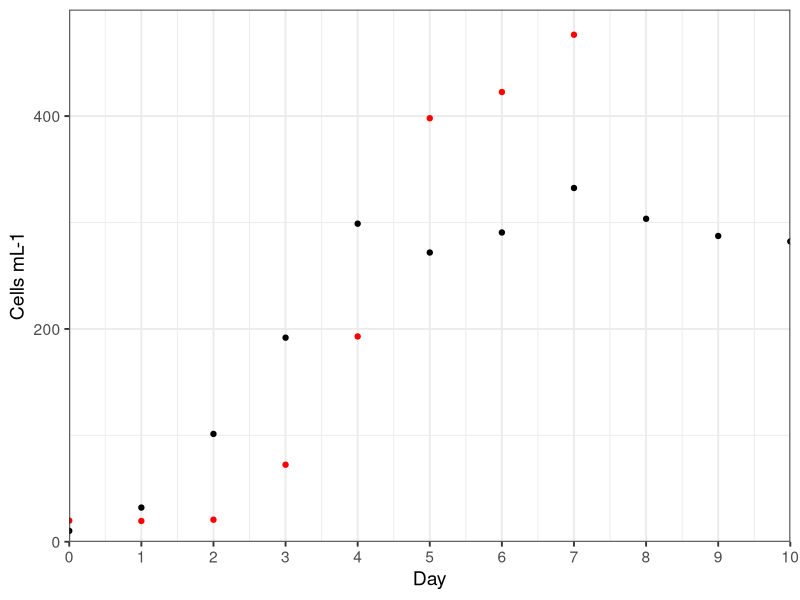
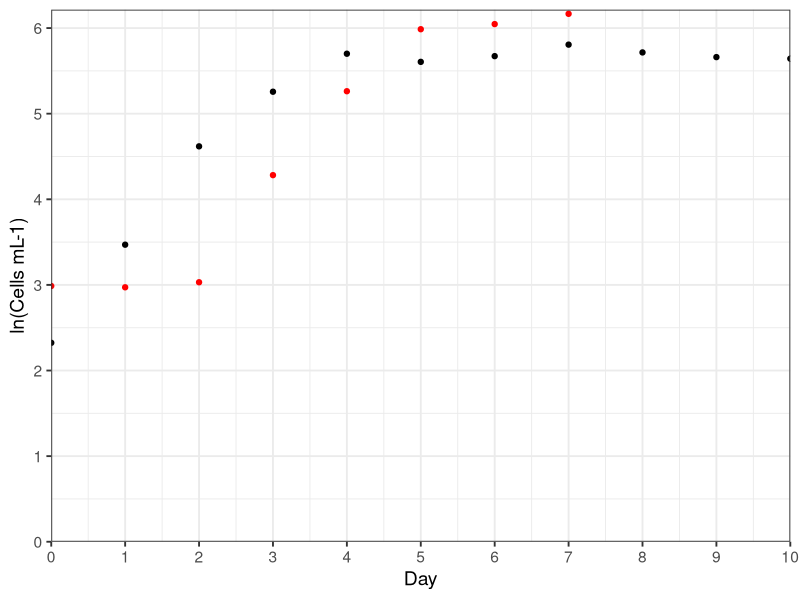
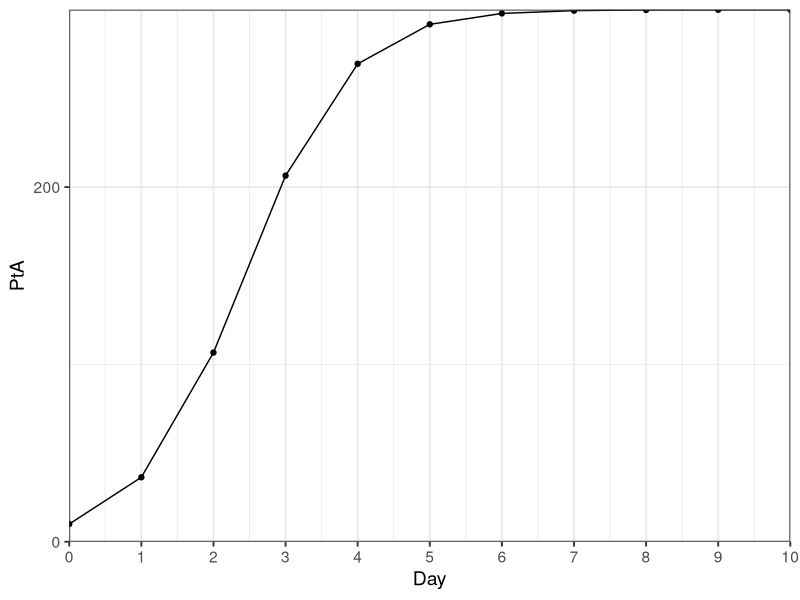
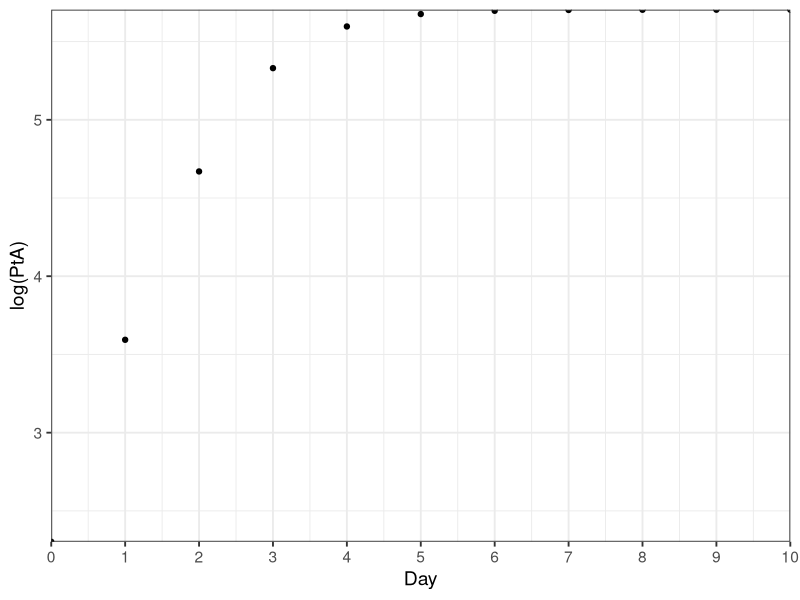
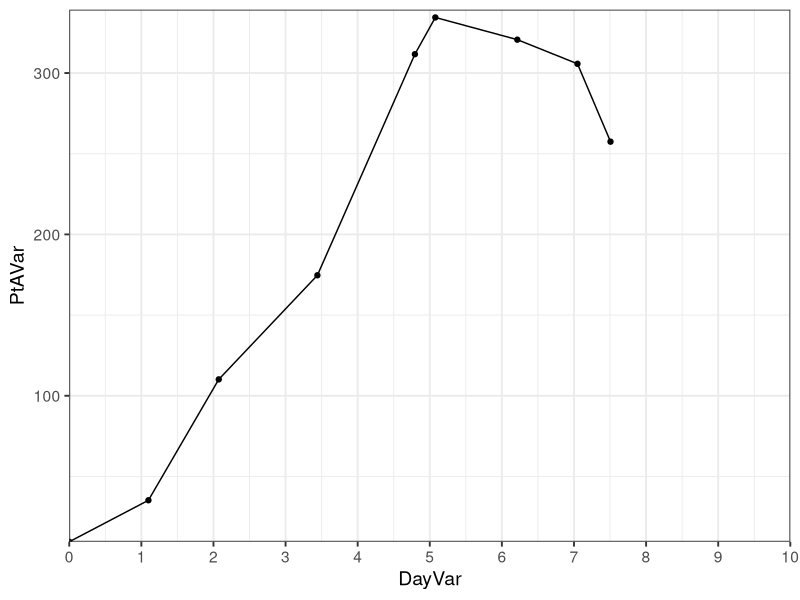
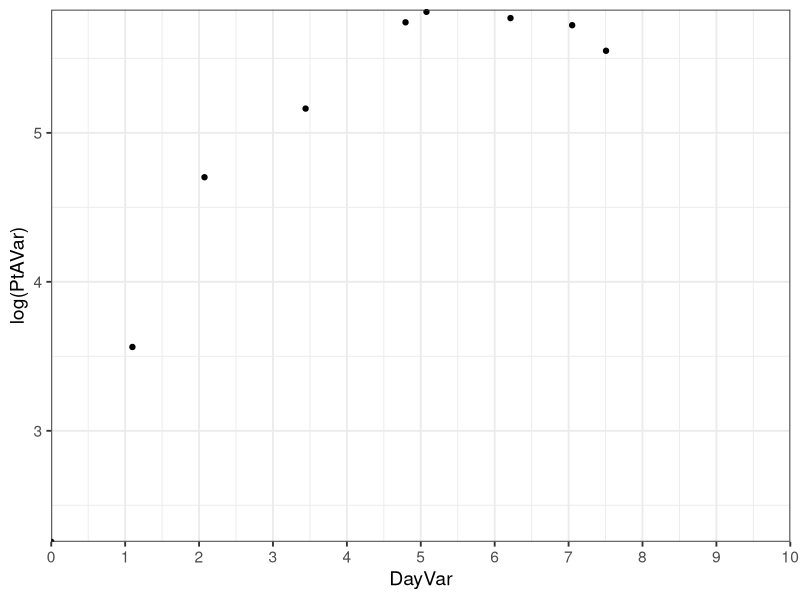
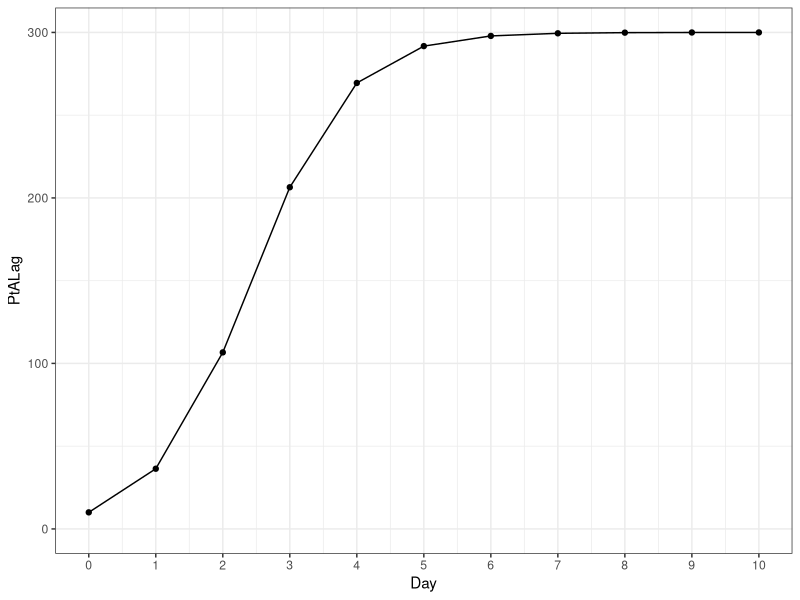
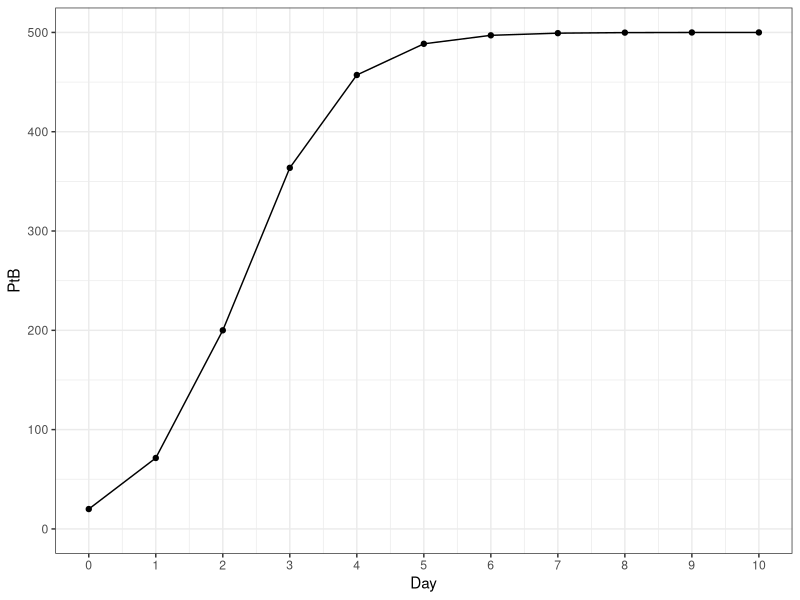

Here is the R script that generated these plots, in order:
## ---- chunk 1
library(tidyverse)
## ---- chunk 2
PA0 <- 10
PAMax <- 300
PAmu <- log(4)
PAlag <- 0

PB0 <- 20
PBMax <- 500
PBmu <- log(4)
PBlag <- 2

GrowthData <- tibble(Day = c(0,1,2,3,4,5,6,7,8,9,10))

GrowthData <- GrowthData %>%
  mutate(PtA = (PAMax * (PA0*exp(Day*PAmu))) /(PAMax + (PA0 * (exp(PAmu * Day) - 1)))) %>%
  mutate(PtALag = if_else(Day < PAlag, PA0, (PAMax * (PA0*exp((Day-PAlag)*PAmu))) /(PAMax + (PA0 * (exp(PAmu * (Day-PAlag)) - 1))))) %>%
  mutate(PtB = (PBMax * (PB0*exp(Day*PBmu))) /(PBMax + (PB0 * (exp(PBmu * Day) - 1)))) %>%
  mutate(PtBLag = if_else(Day < PBlag, PB0, (PBMax * (PB0*exp((Day-PBlag)*PBmu))) /(PBMax + (PB0 * (exp(PBmu * (Day-PBlag)) - 1))))) |>
  mutate(DayVar = rnorm(n = length(Day), mean = Day, sd = Day *0.1),
    PtAVar = rnorm(n = length(PtA), mean = PtA, sd = PtA *0.1),
    PtALagVar = rnorm(n = length(PtALag), mean = PtALag, sd = PtALag *0.05),
    PtBLagVar = rnorm(n = length(PtBLag), mean = PtBLag, sd = PtBLag *0.05))
## ---- chunk 3
GrowthData %>%
  ggplot() +
  geom_point(aes(x = Day, y = PtALagVar)) +
  #geom_line(aes(x = Day, y = PtALag)) +
  geom_point(aes(x = Day, y = PtBLagVar), colour = "red") +
  #geom_line(aes(x = Day, y = PtBLag)) +
  scale_x_continuous(expand = c(0,0), limits = c(0,max(GrowthData$Day)), breaks = round(seq(0,10))) +
  scale_y_continuous(expand = c(0,0), limits = c(0,max(PAMax, PBMax)), breaks = seq(from=min(0),
              to=max(PAMax, PBMax), by = 200)) + 
  labs(y = "Cells mL-1") +
  theme(legend.position = "none") +
   theme_bw(base_size = 14)

ggsave(
  "PtALagPtBLagPlot.png",
  plot = last_plot(),
  path = file.path("Plots")
)

GrowthData %>%
  ggplot() +
  geom_point(aes(x = Day, y = log(PtALagVar))) +
  #geom_line(aes(x = Day, y = PtALag)) +
  geom_point(aes(x = Day, y = log(PtBLagVar)), colour = "red") +
  #geom_line(aes(x = Day, y = PtBLag)) +
  scale_x_continuous(expand = c(0,0), limits = c(0,max(GrowthData$Day)), breaks = round(seq(0,10))) +
    scale_y_continuous(expand = c(0,0), limits = c(0, max(log(PAMax), log(PBMax))), breaks = seq(from=min(0),
              to=max(log(PAMax), log(PBMax)))) + 
  labs(y = "ln(Cells mL-1)") +
  theme(legend.position = "none") +
   theme_bw(base_size = 14)

ggsave(
  "logPtALagPtBLagPlot.png",
  plot = last_plot(),
  path = file.path("Plots")
)

## ---- chunk 4
GrowthData %>%
  ggplot() +
  geom_point(aes(x = Day, y = PtA)) +
  geom_line(aes(x = Day, y = PtA)) +
  scale_x_continuous(expand = c(0,0), limits = c(0,max(GrowthData$Day)), breaks = round(seq(0,10))) +
  scale_y_continuous(expand = c(0,0), limits = c(0,PAMax), breaks = seq(from=min(0),
              to=max(PAMax), by = 200)) + 
   theme_bw(base_size = 14)

ggsave(
  "PtAPlot.png",
  plot = last_plot(),
  path = file.path("Plots")
)

GrowthData %>%
  ggplot() +
  geom_point(aes(x = Day, y = log(PtA))) +
  #geom_smooth(aes(x = DayVar, y = log(PtA)), method = "lm") +
  #geom_smooth(data = subset(GrowthData, DayVar <= 4), aes(x = DayVar, y = log(PtA)), method = "lm") +
  scale_x_continuous(expand = c(0,0), limits = c(0,max(GrowthData$Day)), breaks = round(seq(0,10))) +
  scale_y_continuous(expand = c(0,0)) + 
  theme_bw(base_size = 14)

ggsave(
  "logPtAPlot.png",
  plot = last_plot(),
  path = file.path("Plots")
)

GrowthData %>%
  ggplot() +
  geom_point(aes(x = DayVar, y = PtAVar)) +
  geom_line(aes(x = DayVar, y = PtAVar)) +
  scale_x_continuous(expand = c(0,0), limits = c(0,max(GrowthData$Day)), breaks = round(seq(0,10))) +
  scale_y_continuous(expand = c(0,0)) + 
  theme_bw(base_size = 14)

ggsave(
  "PtAVarPlot.png",
  plot = last_plot(),
  path = file.path("Plots")
)

GrowthData %>%
  ggplot() +
  geom_point(aes(x = DayVar, y = log(PtAVar))) +
  #geom_smooth(aes(x = DayVar, y = log(PtAVar)), method = "lm") +
  scale_x_continuous(expand = c(0,0), limits = c(0,max(GrowthData$Day)), breaks = round(seq(0,10))) +
  scale_y_continuous(expand = c(0,0)) + 
  theme_bw(base_size = 14)

ggsave(
  "logPtAVarPlot.png",
  plot = last_plot(),
  path = file.path("Plots")
)
## ---- chunk 5
GrowthData %>%
  ggplot() +
  geom_point(aes(x = Day, y = PtALag)) +
  geom_line(aes(x = Day, y = PtALag)) +
  scale_x_continuous(limits = c(0,max(GrowthData$Day)), breaks = round(seq(0,10))) +
  scale_y_continuous(limits = c(0,PAMax), breaks = seq(from=min(0),
              to=max(PAMax), by = 100)) + 
  theme_bw()

## ---- chunk 6
GrowthData %>%
  ggplot() +
  geom_point(aes(x = Day, y = PtB)) +
  geom_line(aes(x = Day, y = PtB)) +
  scale_x_continuous(limits = c(0,max(GrowthData$Day)), breaks = round(seq(0,10))) +
  scale_y_continuous(limits = c(0,PBMax), breaks = seq(from=min(0),
              to=max(PBMax), by = 100)) + 
  theme_bw()

## ---- chunk 7
GrowthData %>%
  ggplot() +
  geom_point(aes(x = Day, y = PtBLag)) +
  geom_line(aes(x = Day, y = PtBLag)) +
  scale_x_continuous(limits = c(0,max(GrowthData$Day)), breaks = round(seq(0,10))) +
  scale_y_continuous(limits = c(0,PBMax), breaks = seq(from=min(0),
              to=max(PBMax), by = 100)) + 
  theme_bw()

## ---- chunk 8
GrowthData %>%
  ggplot() +
  geom_point(aes(x = Day, y = PtBLagVar)) +
  geom_line(aes(x = Day, y = PtBLagVar)) +
  scale_x_continuous(limits = c(0,max(GrowthData$Day)), breaks = round(seq(0,10))) +
  scale_y_continuous(limits = c(0,PBMax), breaks = seq(from=min(0),
              to=max(PBMax), by = 100)) + 
  theme_bw()

ggsave(
  "PtBLagVarPlot.png",
  plot = last_plot(),
  path = file.path("Plots")
)

## ---- chunk 9
GrowthData %>%
  ggplot() +
  geom_point(aes(x = Day, y = log(PtBLagVar))) +
  geom_line(aes(x = Day, y = log(PtBLagVar))) +
  scale_x_continuous(limits = c(0,max(GrowthData$Day)), breaks = round(seq(0,10))) +
  #scale_y_continuous(limits = c(0,PBMax), breaks = seq(from=min(0),
             # to=max(PBMax), by = 100)) + 
  theme_bw()


ggsave(
  "logPtBVarPlot.png",
  plot = last_plot(),
  path = file.path("Plots")
)
